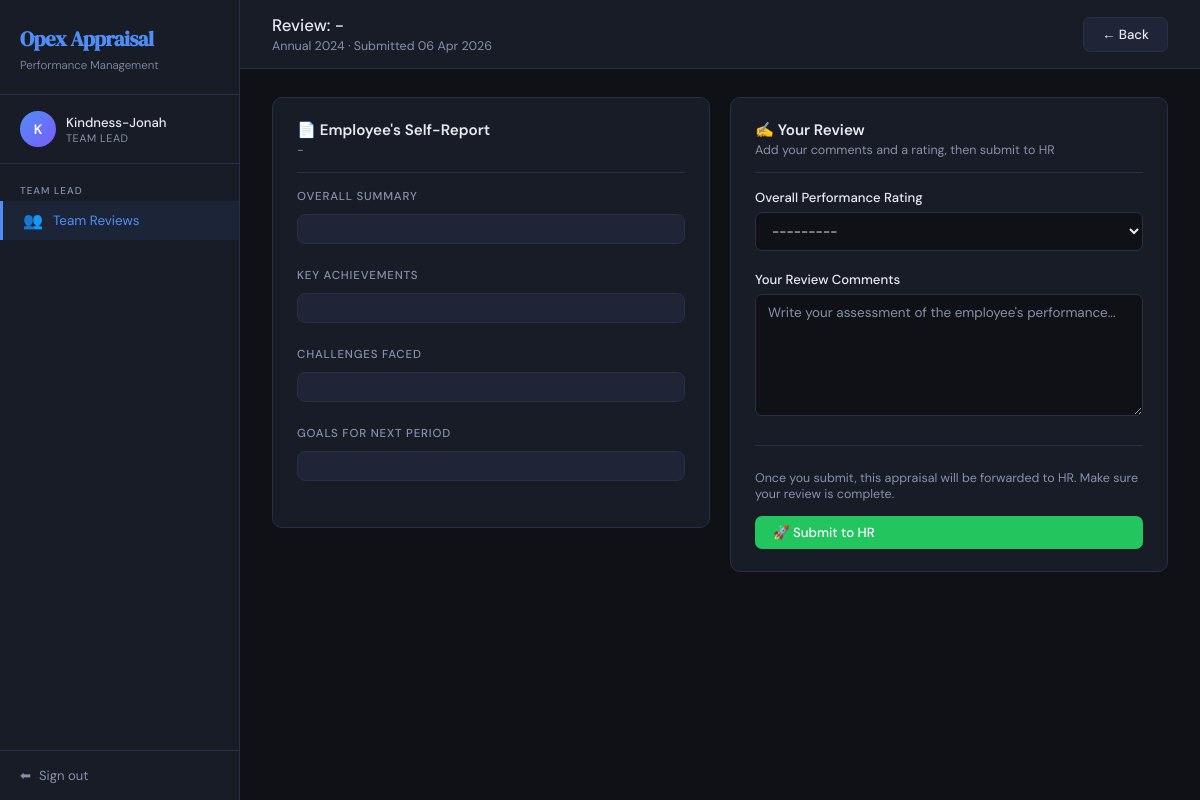
The page /lead/appraisal/1/review/ (signed in) on the database its author committed.
### appraisal/models.py (models this page shows, shortened)
class CustomUser(AbstractUser):
    ROLE_EMPLOYEE  = 'employee'
    ROLE_TEAM_LEAD = 'team_lead'
    ROLE_HR        = 'hr'
    ROLE_CHOICES = [
        (ROLE_EMPLOYEE,  'Employee'),
        (ROLE_TEAM_LEAD, 'Team Lead'),
        (ROLE_HR,        'HR'),
    ]
    role       = models.CharField(max_length=20, choices=ROLE_CHOICES, default=ROLE_EMPLOYEE)
    department = models.CharField(max_length=100, blank=True)  # blank=True means optional
    job_title  = models.CharField(max_length=100, blank=True)
    team_lead = models.ForeignKey(
        'self',
        on_delete=models.SET_NULL,
        null=True,
        blank=True,
        related_name='team_members',
        limit_choices_to={'role': ROLE_TEAM_LEAD}  # only show team leads in the dropdown
    )
    @property
    def is_employee(self):
        return self.role == self.ROLE_EMPLOYEE
    @property
    def is_team_lead(self):
        return self.role == self.ROLE_TEAM_LEAD

class Appraisal(models.Model):
    STATUS_DRAFT       = 'draft'        # Employee saved but not yet submitted
    STATUS_PENDING_LEAD = 'pending_lead' # Submitted by employee, waiting for lead
    STATUS_PENDING_HR  = 'pending_hr'   # Lead reviewed, waiting for HR
    STATUS_REVIEWED    = 'reviewed'     # HR has finalised — workflow complete
    STATUS_CHOICES = [
        (STATUS_DRAFT,        'Draft'),
        (STATUS_PENDING_LEAD, 'Awaiting Team Lead Review'),
        (STATUS_PENDING_HR,   'Awaiting HR Review'),
        (STATUS_REVIEWED,     'Reviewed'),
    ]
    SCORE_CHOICES = [
        (5, '5 - Excellent'),
        (4, '4 - Good'),
        (3, '3 - Average'),
        (2, '2 - Below Average'),
        (1, '1 - Poor'),
    ]
    RATING_CHOICES = [
        (5, '5 - Outstanding'),
        (4, '4 - Exceeds Expectations'),
        (3, '3 - Meets Expectations'),
        (2, '2 - Below Expectations'),
        (1, '1 - Needs Improvement'),
    ]
    employee = models.ForeignKey(
        CustomUser,
        on_delete=models.CASCADE,
        related_name='appraisals',
        null=True, blank=True,
        limit_choices_to={'role': CustomUser.ROLE_EMPLOYEE}
    )
    employee_name       = models.CharField(max_length=200, blank=True)
    employee_department = models.CharField(max_length=100, blank=True)
    reviewed_by_lead = models.ForeignKey(
        CustomUser,
        on_delete=models.SET_NULL,
        null=True, blank=True,
        related_name='lead_reviews',
        limit_choices_to={'role': CustomUser.ROLE_TEAM_LEAD}
    )
    reviewed_by_hr = models.ForeignKey(
        CustomUser,
        on_delete=models.SET_NULL,
        null=True, blank=True,
        related_name='hr_reviews',
        limit_choices_to={'role': CustomUser.ROLE_HR}
    )
    period = models.CharField(max_length=100)
    status = models.CharField(
        max_length=20,
        choices=STATUS_CHOICES,
        default=STATUS_PENDING_LEAD
    )
    score_punctuality = models.IntegerField(
        choices=SCORE_CHOICES, null=True, blank=True,
        verbose_name='Punctuality & Attendance'
    )
    score_quality = models.IntegerField(
        choices=SCORE_CHOICES, null=True, blank=True,
        verbose_name='Quality of Work'
    )
    score_teamwork = models.IntegerField(
        choices=SCORE_CHOICES, null=True, blank=True,
        verbose_name='Teamwork & Collaboration'
    )
    score_communication = models.IntegerField(
        choices=SCORE_CHOICES, null=True, blank=True,
        verbose_name='Communication Skills'
    )
    score_deadlines = models.IntegerField(
        choices=SCORE_CHOICES, null=True, blank=True,
        verbose_name='Meeting Deadlines'
    )
    score_problem_solving = models.IntegerField(
        choices=SCORE_CHOICES, null=True, blank=True,
        verbose_name='Problem Solving'
    )
    score_initiative = models.IntegerField(
        choices=SCORE_CHOICES, null=True, blank=True,
        verbose_name='Initiative & Creativity'
    )
    score_professionalism = models.IntegerField(
        choices=SCORE_CHOICES, null=True, blank=True,
        verbose_name='Professionalism'
    )
    score_adherence = models.IntegerField(
        choices=SCORE_CHOICES, null=True, blank=True,
        verbose_name='Adherence to Company Rules'
    )
    additional_comments = models.TextField(blank=True)
    lead_comment = models.TextField(blank=True)
    lead_rating  = models.IntegerField(null=True, blank=True, choices=RATING_CHOICES)
    hr_comment  = models.TextField(blank=True)
    hr_decision = models.CharField(max_length=100, blank=True)
    created_at           = models.DateTimeField(auto_now_add=True)
    updated_at           = models.DateTimeField(auto_now=True)
    submitted_to_lead_at = models.DateTimeField(null=True, blank=True)
    submitted_to_hr_at   = models.DateTimeField(null=True, blank=True)
    reviewed_at          = models.DateTimeField(null=True, blank=True)
    class Meta:
        ordering = ['-created_at']

### appraisal/views.py (the view)
# urls.py: path('lead/appraisal/<int:pk>/review/',   views.lead_review,           name='lead_review'),
@login_required
def lead_review(request, pk):
    if not request.user.is_team_lead:
        messages.error(request, 'You do not have permission to view this page.')
        return redirect('dashboard')
    appraisal = get_object_or_404(Appraisal, pk=pk)
    if appraisal.status != Appraisal.STATUS_PENDING_LEAD:
        messages.warning(request, 'This appraisal is not currently waiting for your review.')
        return redirect('lead_dashboard')
    if request.method == 'POST':
        form = TeamLeadReviewForm(request.POST, instance=appraisal)
        if form.is_valid():
            appraisal = form.save(commit=False)
            appraisal.submit_to_hr(request.user)  # saves + advances status to pending_hr
            messages.success(request, f'Review for {appraisal.display_name} submitted to HR.')
            return redirect('lead_dashboard')
    else:
        form = TeamLeadReviewForm(instance=appraisal)
    return render(request, 'appraisal/lead_review.html', {
        'form': form,
        'appraisal': appraisal,
    })

### appraisal/forms.py (shortened to what this page needs)
class TeamLeadReviewForm(forms.ModelForm):
    class Meta:
        model = Appraisal
        fields = ['lead_comment', 'lead_rating']
        widgets = {
            'lead_comment': forms.Textarea(attrs={
                'class': 'form-control',
                'rows': 6,
                'placeholder': 'Write your assessment of the employee\'s performance...',
            }),
            'lead_rating': forms.Select(attrs={'class': 'form-control'}),
        }
        labels = {
            'lead_comment': 'Your Review Comments',
            'lead_rating':  'Overall Performance Rating',
        }

### appraisal/templates/appraisal/lead_review.html (shortened to what this page needs)
{% extends 'appraisal/base.html' %}
{% block nav_lead %}active{% endblock %}
{% block content %}
<div class="topbar">
  <div>
    <div class="topbar-title">Review:
        {% if a.reviewed_by_lead %}
          {{ a.reviewed_by_lead.get_full_name|default:a.reviewed_by_lead.username }}
        {% else %}
          -
        {% endif %}
    </div>
    <div class="topbar-subtitle">{{ appraisal.period }} · Submitted {{ appraisal.submitted_to_lead_at|date:"d M Y" }}</div>
  </div>
  <a href="{% url 'lead_dashboard' %}" class="btn btn-secondary">← Back</a>
</div>
<div class="content">
  <div style="display:grid;grid-template-columns:1fr 1fr;gap:20px;align-items:start">
    <div>
      <div class="card">
        <div class="card-header">
          <div>
            <div class="card-title">📄 Employee's Self-Report</div>
            <div class="card-subtitle">
              {% if a.reviewed_by_lead %}
                {{ a.reviewed_by_lead.get_full_name|default:a.reviewed_by_lead.username }}
              {% else %}
                -
              {% endif %}
            </div>
          </div>
        </div>
        <div class="detail-section">
          <div class="detail-section-title">Overall Summary</div>
          <div class="detail-block">{{ appraisal.self_summary }}</div>
        </div>
        <div class="detail-section">
          <div class="detail-section-title">Key Achievements</div>
          <div class="detail-block">{{ appraisal.achievements }}</div>
        </div>
        <div class="detail-section">
          <div class="detail-section-title">Challenges Faced</div>
          <div class="detail-block">{{ appraisal.challenges }}</div>
        </div>
        <div class="detail-section">
          <div class="detail-section-title">Goals for Next Period</div>
          <div class="detail-block">{{ appraisal.goals_next_period }}</div>
        </div>
      </div>
    </div>
    <div>
      <div class="card" style="position:sticky;top:20px">
        <div class="card-header">
          <div>
            <div class="card-title">✍️ Your Review</div>
            <div class="card-subtitle">Add your comments and a rating, then submit to HR</div>
          </div>
        </div>
        <form method="post">
          <div class="form-group">
            <label class="form-label">{{ form.lead_rating.label }}</label>
            {{ form.lead_rating }}
          </div>
          <div class="form-group">
            <label class="form-label">{{ form.lead_comment.label }}</label>
            {{ form.lead_comment }}
          </div>
          <hr class="divider">
          <p style="font-size:0.78rem;color:var(--muted);margin-bottom:14px;">
            Once you submit, this appraisal will be forwarded to HR. Make sure your review is complete.
          </p>
          <button type="submit" class="btn btn-success" style="width:100%"
            onclick="return confirm('Submit this review to HR? This cannot be undone.')">
            🚀 Submit to HR
          </button>
        </form>
      </div>
    </div>
  </div>
</div>
{% endblock %}

### appraisal/templates/appraisal/base.html (shortened to what this page needs)
<!DOCTYPE html>
<html lang="en">
<head>
</head>
<body>
{% if user.is_authenticated %}
<aside class="sidebar">
  <div class="sidebar-brand">
    <h1> Opex Appraisal</h1>
    <span>Performance Management</span>
  </div>
  <div class="sidebar-user">
    <div class="avatar">{{ user.first_name.0|upper }}{{ user.last_name.0|upper }}{% if not user.first_name %}{{ user.username.0|upper }}{% endif %}</div>
    <div class="sidebar-user-info">
      <div class="sidebar-user-name">{{ user.get_full_name|default:user.username }}</div>
      <div class="sidebar-user-role">{{ user.get_role_display }}</div>
    </div>
  </div>
  <nav class="sidebar-nav">
    {% if user.is_employee %}
    <div class="nav-section-label">Employee</div>
    <a href="{% url 'employee_dashboard' %}" class="nav-link {% block nav_home %}{% endblock %}">
      <span class="icon">🏠</span> My Dashboard
    </a>
    <a href="{% url 'appraisal_create' %}" class="nav-link {% block nav_new %}{% endblock %}">
      <span class="icon">✏️</span> New Appraisal
    </a>
    {% elif user.is_team_lead %}
    <div class="nav-section-label">Team Lead</div>
    <a href="{% url 'lead_dashboard' %}" class="nav-link {% block nav_lead %}{% endblock %}">
      <span class="icon">👥</span> Team Reviews
    </a>
    {% elif user.is_hr %}
    <div class="nav-section-label">HR</div>
    <a href="{% url 'hr_dashboard' %}" class="nav-link {% block nav_hr %}{% endblock %}">
      <span class="icon">📋</span> All Appraisals
    </a>
    {% endif %}
  </nav>
  <div class="sidebar-footer">
    <a href="{% url 'logout' %}"><span>⬅</span> Sign out</a>
  </div>
</aside>
{% endif %}
<main class="main">
  {% block content %}{% endblock %}
</main>
</body>
</html>

### rows shown on the page
CustomUser: username.0 "K", get_full_name "Kindness-Jonah", role "TEAM LEAD"
Appraisal: period "Annual 2024", submitted_to_lead_at "06 Apr 2026", lead_rating "---------"
